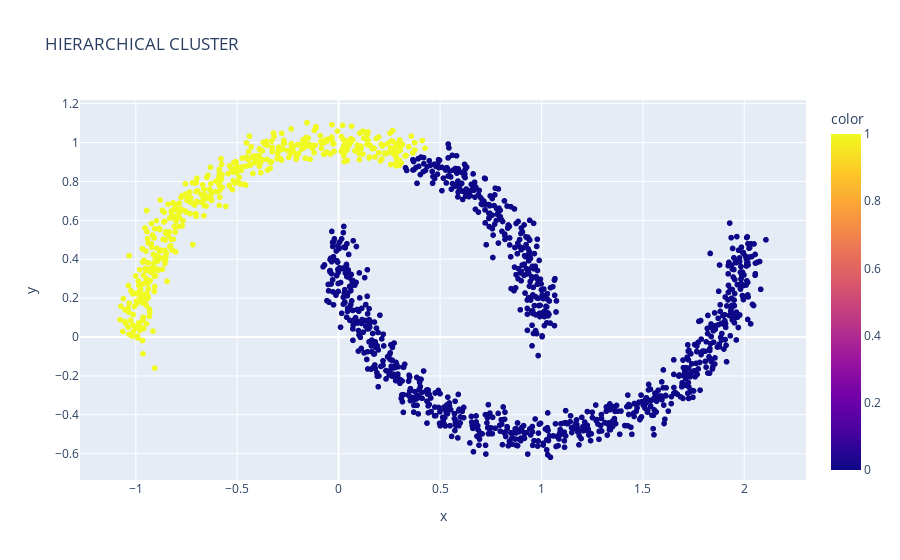

Notebook code cell kept with this figure:
### Code cell
# hierarcjical cluster - grafico
grafico2 = px.scatter (x=x[:,0], y=x[:,1], color =r_hc, title = 'HIERARCHICAL CLUSTER')
grafico2.show()

### Figure 1 — Plotly figure (JSON) as saved in the notebook; plotly's stock layout.template omitted (floating-point values rounded to 4 significant figures; data arrays with more than 128 entries replaced by an {"elided": "..."} marker saying what was removed)
{"data": [{"hovertemplate": "x=%{x}<br>y=%{y}<br>color=%{marker.color}<extra></extra>", "legendgroup": "", "marker": {"color": {"elided": "1500 int values"}, "coloraxis": "coloraxis", "symbol": "circle"}, "mode": "markers", "name": "", "showlegend": false, "type": "scattergl", "x": {"elided": "1500 float values"}, "xaxis": "x", "y": {"elided": "1500 float values"}, "yaxis": "y"}], "layout": {"coloraxis": {"colorbar": {"title": {"text": "color"}}, "colorscale": [[0, "#0d0887"], [0.1111, "#46039f"], [0.2222, "#7201a8"], [0.3333, "#9c179e"], [0.4444, "#bd3786"], [0.5556, "#d8576b"], [0.6667, "#ed7953"], [0.7778, "#fb9f3a"], [0.8889, "#fdca26"], [1, "#f0f921"]]}, "legend": {"tracegroupgap": 0}, "title": {"text": "HIERARCHICAL CLUSTER"}, "xaxis": {"anchor": "y", "domain": [0, 1], "title": {"text": "x"}}, "yaxis": {"anchor": "x", "domain": [0, 1], "title": {"text": "y"}}}}
